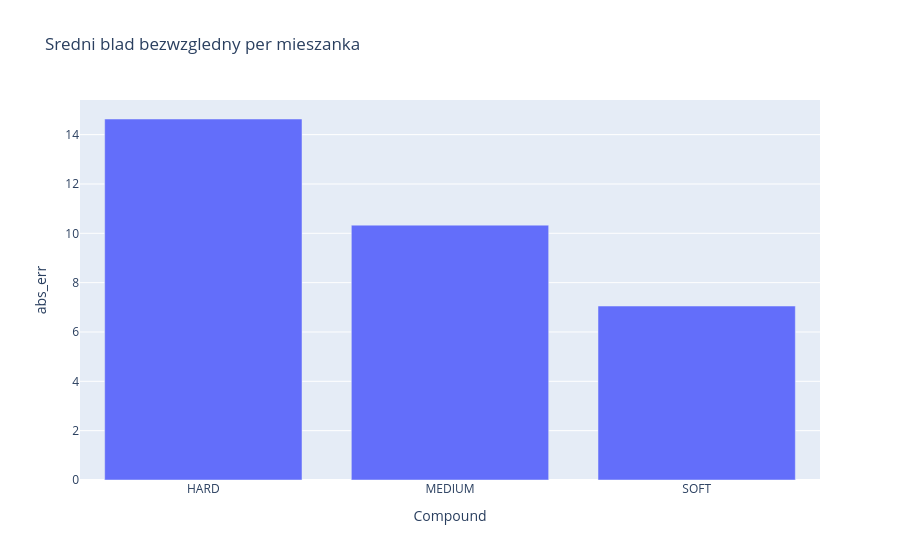

Source (notebook cell):
### Markdown cell above
### Blad per mieszanka

### Code cell
by_comp = reg.assign(abs_err=reg['residual'].abs()).groupby('Compound')['abs_err'].mean().reset_index()
fig = px.bar(by_comp, x='Compound', y='abs_err', title='Sredni blad bezwzgledny per mieszanka')
fig.show()

### Figure 1 — Plotly figure (JSON) as saved in the notebook; plotly's stock layout.template omitted (floating-point values rounded to 4 significant figures)
{"data": [{"hovertemplate": "Compound=%{x}<br>abs_err=%{y}<extra></extra>", "legendgroup": "", "marker": {"color": "#636efa", "pattern": {"shape": ""}}, "name": "", "orientation": "v", "showlegend": false, "textposition": "auto", "type": "bar", "x": ["HARD", "MEDIUM", "SOFT"], "xaxis": "x", "y": [14.63, 10.33, 7.053], "yaxis": "y"}], "layout": {"barmode": "relative", "legend": {"tracegroupgap": 0}, "title": {"text": "Sredni blad bezwzgledny per mieszanka"}, "xaxis": {"anchor": "y", "domain": [0, 1], "title": {"text": "Compound"}}, "yaxis": {"anchor": "x", "domain": [0, 1], "title": {"text": "abs_err"}}}}
